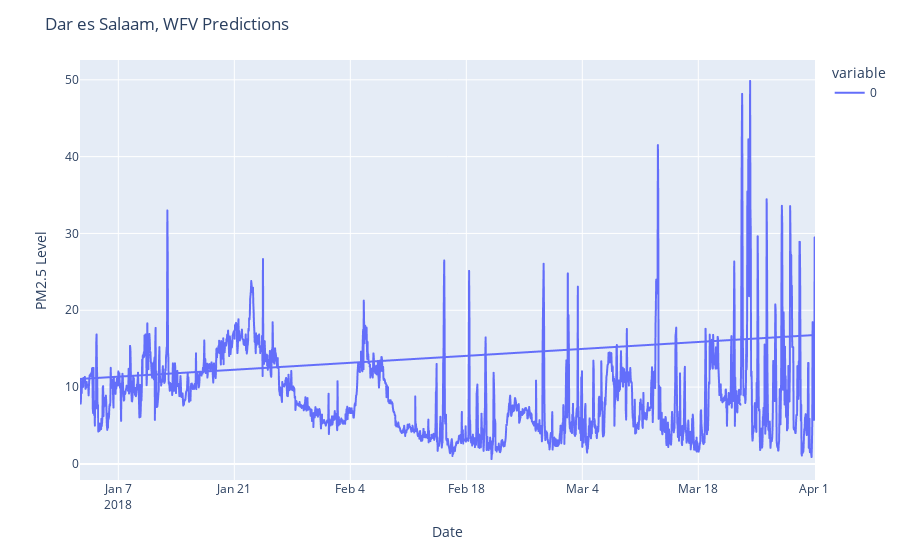

The notebook cell saved with this chart:
### Code cell
df_pred_test = pd.concat([y_test,y_pred])
fig = px.line(df_pred_test)

fig.update_layout(
    title="Dar es Salaam, WFV Predictions",
    xaxis_title="Date",
    yaxis_title="PM2.5 Level"
)


fig.show()

### Figure 1 — Plotly figure (JSON) as saved in the notebook; plotly's stock layout.template omitted (floating-point values rounded to 4 significant figures; data arrays with more than 128 entries replaced by an {"elided": "..."} marker saying what was removed)
{"data": [{"hovertemplate": "variable=0<br>timestamp=%{x}<br>value=%{y}<extra></extra>", "legendgroup": "0", "line": {"color": "#636efa", "dash": "solid"}, "marker": {"symbol": "circle"}, "mode": "lines", "name": "0", "showlegend": true, "type": "scattergl", "x": {"elided": "2130 str values"}, "xaxis": "x", "y": {"elided": "2130 float values"}, "yaxis": "y"}], "layout": {"autosize": true, "legend": {"title": {"text": "variable"}, "tracegroupgap": 0}, "margin": {"t": 60}, "title": {"text": "Dar es Salaam, WFV Predictions"}, "xaxis": {"anchor": "y", "autorange": true, "domain": [0, 1], "range": ["2018-01-02 09:00", "2018-04-01 02:00"], "title": {"text": "Date"}, "type": "date"}, "yaxis": {"anchor": "x", "autorange": true, "domain": [0, 1], "range": [-2.096, 52.58], "title": {"text": "PM2.5 Level"}, "type": "linear"}}}
